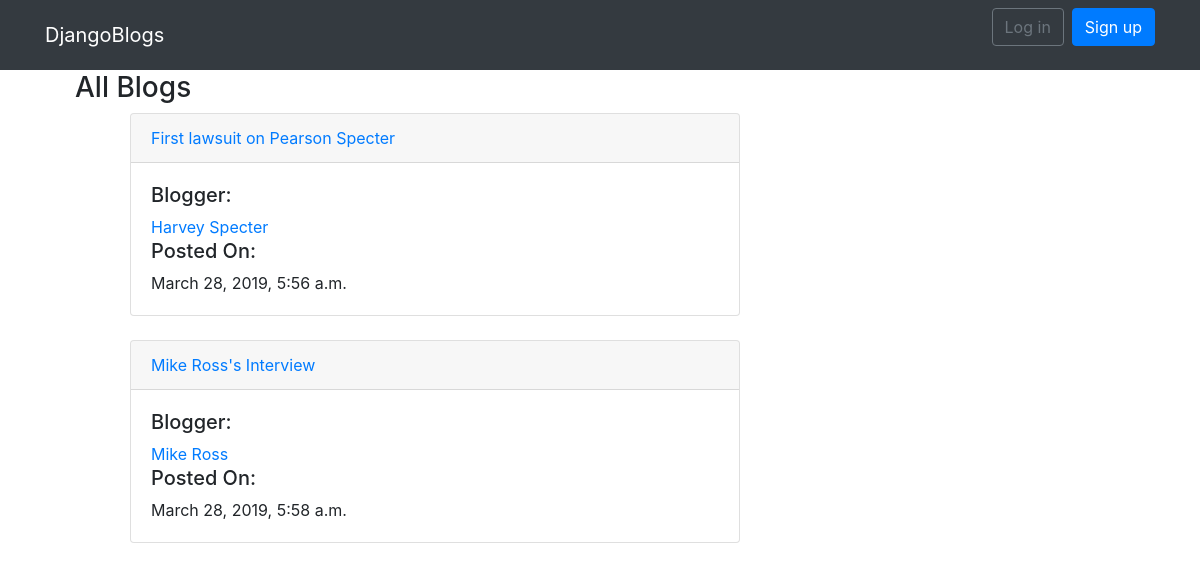
/blog/blogs/, run on the app's committed database.
### blog/models.py (models this page shows, shortened)
class Blog(models.Model):
    title = models.CharField(max_length=200, help_text="Enter a title for the blog post", null = True)
    blogger = models.ForeignKey('Blogger', on_delete = models.SET_NULL, null = True)
    date = models.DateTimeField(auto_now=True)
    description = models.TextField(max_length=1000, help_text="Add the blog content", null=True)

class Blogger(models.Model):
    name = models.CharField(max_length=50, help_text="Blogger's name", null=True)
    bio = models.TextField(max_length=200, help_text="Description about the blogger", null=True)
    user = models.ForeignKey(User, null=True, on_delete= models.SET_NULL)
    def __str__(self):
        return self.name

### blog/views.py (the view)
# urls.py: path('blogs/', views.BlogListView.as_view(), name='blog-list'),
class BlogListView(generic.ListView):
    model = Blog

### blog/templates/blog/blog_list.html (shortened to what this page needs)
{% extends 'base_generic.html' %}
{% block content %}
    <div class="container">
        <h3>All Blogs</h3>
            {% if blog_list %}
            <ul>
                {%for blog in blog_list %}
                   <div class="container">
                        <div class="card">
                                <div class="card-header">
                                    <a href="{% url 'blog-detail' blog.pk %}">{{blog.title}} </a>
                                </div>
                                <div class="card-body">
                                    <h5>Blogger: </h5><a href="{% url 'blogger-detail' blog.blogger.pk %}">{{blog.blogger}}</a>
                                    <h5>Posted On: </h5>{{blog.date}}
                                </div>
                               </div>
                   </div><br>
                {% endfor%}
            </ul>
            {% endif %}
    </div>
{% endblock %}

### data on the page
Blog: title "First lawsuit on Pearson Specter", blogger "Harvey Specter", date "March 28, 2019, 5:56 a.m."
Blog: title "Mike Ross's Interview", blogger "Mike Ross", date "March 28, 2019, 5:58 a.m."
